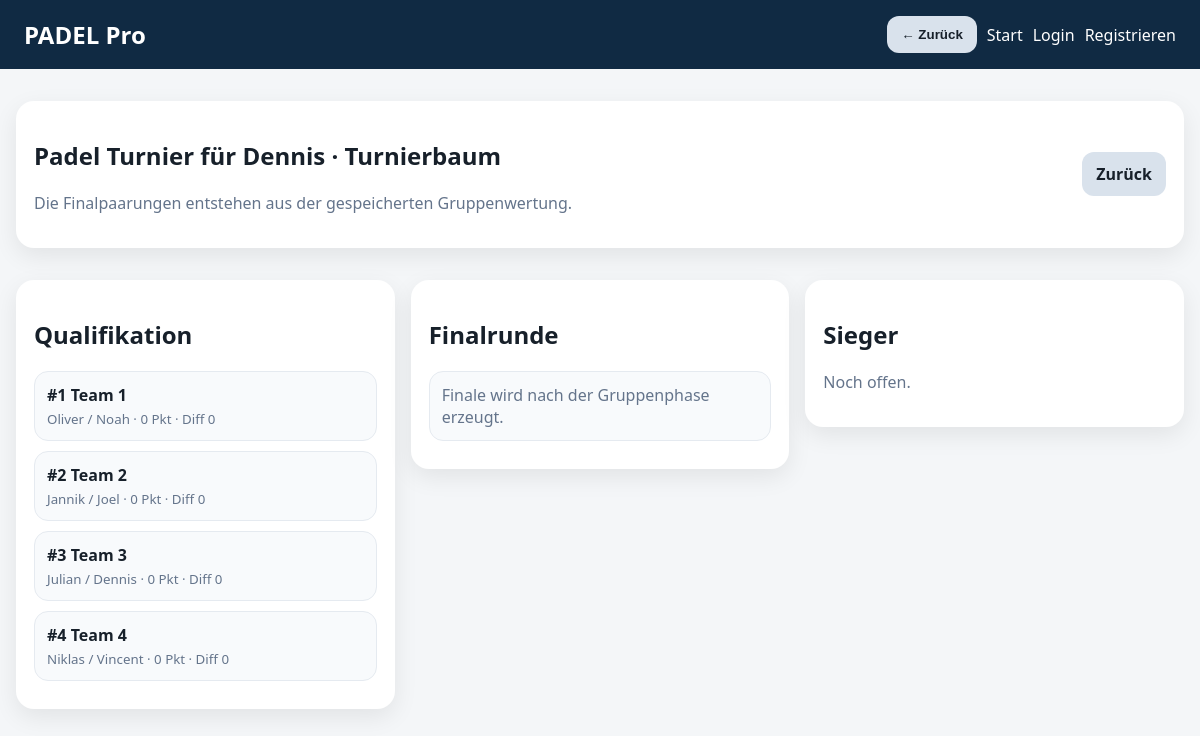
Page /bracket/pfntb-2CJ2A on the committed database.
### app.py (models this page shows)
class Tournament(db.Model):
    id = db.Column(db.Integer, primary_key=True)
    public_id = db.Column(db.String(16), unique=True, nullable=False, default=lambda: secrets.token_urlsafe(8))
    name = db.Column(db.String(120), nullable=False)
    status = db.Column(db.String(20), nullable=False, default="created")
    owner_id = db.Column(db.Integer, db.ForeignKey("user.id"), nullable=False)
    courts_count = db.Column(db.Integer, nullable=False, default=2)
    double_round = db.Column(db.Boolean, nullable=False, default=False)
    round_minutes = db.Column(db.Integer, nullable=False, default=20)
    warning_seconds = db.Column(db.Integer, nullable=False, default=120)
    scoring_mode = db.Column(db.String(30), nullable=False, default="golden_point")
    active_round = db.Column(db.Integer, nullable=False, default=1)
    round_started_at = db.Column(db.DateTime(timezone=True), nullable=True)
    round_ends_at = db.Column(db.DateTime(timezone=True), nullable=True)
    timer_running = db.Column(db.Boolean, nullable=False, default=False)
    warning_announced = db.Column(db.Boolean, nullable=False, default=False)
    paused_remaining_seconds = db.Column(db.Integer, nullable=True)
    dark_mode = db.Column(db.Boolean, nullable=False, default=False)

class Team(db.Model):
    id = db.Column(db.Integer, primary_key=True)
    tournament_id = db.Column(db.Integer, db.ForeignKey("tournament.id"), nullable=False)
    name = db.Column(db.String(80), nullable=False)
    player1_id = db.Column(db.Integer, db.ForeignKey("player.id"), nullable=True)
    player2_id = db.Column(db.Integer, db.ForeignKey("player.id"), nullable=True)

### app.py (the view)
@app.route("/bracket/<public_id>")
def bracket(public_id):
    t = get_tournament_or_404(public_id)
    return render_template("bracket.html", t=t, data=bracket_data(t))

### app.py (called while the page is built)
def get_tournament_or_404(public_id):
    t = Tournament.query.filter_by(public_id=public_id).first()
    if not t:
        abort(404)
    return t

def get_teams(tid):
    return Team.query.filter_by(tournament_id=tid).order_by(Team.id).all()

def get_matches(tid, phase=None):
    q = Match.query.filter_by(tournament_id=tid)
    if phase:
        q = q.filter_by(phase=phase)
    return q.order_by(Match.round_no, Match.court_id, Match.id).all()

def team_players(team: Team):
    names = []
    for pid in [team.player1_id, team.player2_id]:
        p = db.session.get(Player, pid) if pid else None
        if p:
            names.append(p.name)
    return names

def bracket_data(t: Tournament):
    table = calculate_table(t.id)
    final = Match.query.filter_by(tournament_id=t.id, phase="final").first()
    third = Match.query.filter_by(tournament_id=t.id, phase="third").first()
    return {
        "ranking": table,
        "final": match_json(final) if final else None,
        "third": match_json(third) if third else None,
        "qualified": table[:4],
    }

### templates/bracket.html (shortened to what this page needs)
{% extends 'base.html' %}{% block content %}
<section class="card">
  <div class="split"><div><h1>{{ t.name }} · Turnierbaum</h1><p class="muted">Die Finalpaarungen entstehen aus der gespeicherten Gruppenwertung.</p></div><a class="button" href="{{ url_for('public_tournament', public_id=t.public_id) }}">Zurück</a></div>
</section>
<section class="bracket">
  <div class="bracket-col card"><h2>Qualifikation</h2>{% for r in data.qualified %}<div class="bracket-team"><strong>#{{ loop.index }} {{ r.name }}</strong><small>{{ r.players|join(' / ') }} · {{ r.points }} Pkt · Diff {{ r.diff }}</small></div>{% else %}<p class="muted">Noch keine gespeicherten Ergebnisse.</p>{% endfor %}</div>
  <div class="bracket-col card"><h2>Finalrunde</h2>
    {% if data.final %}<div class="bracket-match"><span>Finale</span><strong>{{ data.final.team_a.name }} vs {{ data.final.team_b.name }}</strong><small>Status: {{ data.final.status }} · {{ data.final.score[0] }}:{{ data.final.score[1] }}</small></div>{% else %}<div class="bracket-match muted">Finale wird nach der Gruppenphase erzeugt.</div>{% endif %}
  </div>
  <div class="bracket-col card"><h2>Sieger</h2>
    {% if data.final and data.final.status == 'finished' %}<div class="winner">🏆 {{ data.final.winner_name }}</div>{% else %}<p class="muted">Noch offen.</p>{% endif %}
  </div>
</section>
{% endblock %}

### static/style.css (style rules this page uses)
* { box-sizing:border-box }
body { margin:0;font-family:system-ui,-apple-system,Segoe UI,Arial,sans-serif;background:#f4f6f8;color:#17202a }
.card,.court-card { background:white;margin:16px 0;padding:18px;border-radius:18px;box-shadow:0 8px 24px rgba(0,0,0,.08) }
.muted { color:#64748b }
.button,button { display:inline-block;border:0;padding:11px 14px;border-radius:12px;background:#d9e2ec;color:#17202a;cursor:pointer;font-weight:800;text-decoration:none }
.split { display:flex;justify-content:space-between;gap:12px;align-items:center }
.bracket { display:grid;grid-template-columns:repeat(auto-fit,minmax(260px,1fr));gap:16px;align-items:start }
.bracket-team,.bracket-match { border:1px solid #e5eaf0;border-radius:14px;padding:12px;margin:10px 0;background:#f8fafc }
.bracket-team strong,.bracket-match strong { display:block }
.bracket-team small,.bracket-match small { display:block;color:#64748b;margin-top:4px }

### rows in the picture
Tournament: name "Padel Turnier für Dennis"
Team: name "Team 1", players "Oliver / Noah", points "0", diff "0"
Team: name "Team 2", players "Jannik / Joel", points "0", diff "0"
Team: name "Team 3", players "Julian / Dennis", points "0", diff "0"
Team: name "Team 4", players "Niklas / Vincent", points "0", diff "0"
